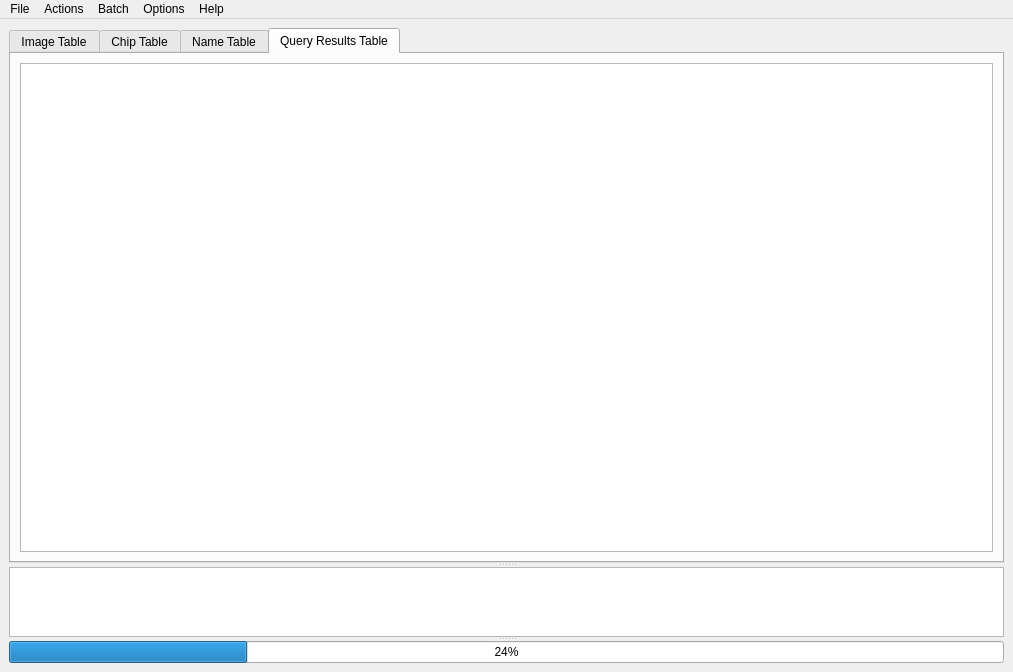
<?xml version="1.0" encoding="UTF-8"?>
<ui version="4.0">
 <class>mainSkel</class>
 <widget class="QMainWindow" name="mainSkel">
  <property name="geometry">
   <rect>
    <x>0</x>
    <y>0</y>
    <width>1013</width>
    <height>672</height>
   </rect>
  </property>
  <property name="windowTitle">
   <string>HotSpotter</string>
  </property>
  <property name="unifiedTitleAndToolBarOnMac">
   <bool>false</bool>
  </property>
  <widget class="QWidget" name="centralwidget">
   <layout class="QVBoxLayout" name="verticalLayout">
    <item>
     <widget class="QSplitter" name="splitter">
      <property name="orientation">
       <enum>Qt::Vertical</enum>
      </property>
      <widget class="QTabWidget" name="tablesTabWidget">
       <property name="sizePolicy">
        <sizepolicy hsizetype="Expanding" vsizetype="Expanding">
         <horstretch>0</horstretch>
         <verstretch>10</verstretch>
        </sizepolicy>
       </property>
       <property name="minimumSize">
        <size>
         <width>0</width>
         <height>0</height>
        </size>
       </property>
       <property name="currentIndex">
        <number>3</number>
       </property>
       <widget class="QWidget" name="image_view">
        <property name="minimumSize">
         <size>
          <width>445</width>
          <height>0</height>
         </size>
        </property>
        <attribute name="title">
         <string>Image Table</string>
        </attribute>
        <layout class="QGridLayout" name="gridLayout_3">
         <item row="0" column="0">
          <layout class="QVBoxLayout" name="verticalLayout_2">
           <item>
            <widget class="QTableWidget" name="gids_TBL">
             <property name="dragEnabled">
              <bool>false</bool>
             </property>
             <property name="sortingEnabled">
              <bool>true</bool>
             </property>
            </widget>
           </item>
          </layout>
         </item>
        </layout>
       </widget>
       <widget class="QWidget" name="chip_view">
        <attribute name="title">
         <string>Chip Table</string>
        </attribute>
        <layout class="QGridLayout" name="gridLayout_4">
         <item row="0" column="0">
          <layout class="QVBoxLayout" name="verticalLayout_3">
           <item>
            <widget class="QTableWidget" name="cids_TBL">
             <property name="sizePolicy">
              <sizepolicy hsizetype="Expanding" vsizetype="Expanding">
               <horstretch>0</horstretch>
               <verstretch>0</verstretch>
              </sizepolicy>
             </property>
             <property name="sortingEnabled">
              <bool>true</bool>
             </property>
            </widget>
           </item>
          </layout>
         </item>
        </layout>
       </widget>
       <widget class="QWidget" name="name_view">
        <attribute name="title">
         <string>Name Table</string>
        </attribute>
        <layout class="QGridLayout" name="gridLayout">
         <item row="0" column="0">
          <widget class="QTableWidget" name="nids_TBL"/>
         </item>
        </layout>
       </widget>
       <widget class="QWidget" name="result_view">
        <attribute name="title">
         <string>Query Results Table</string>
        </attribute>
        <layout class="QVBoxLayout" name="verticalLayout_5">
         <item>
          <layout class="QVBoxLayout" name="verticalLayout_4">
           <item>
            <widget class="QTableWidget" name="res_TBL">
             <property name="selectionMode">
              <enum>QAbstractItemView::ExtendedSelection</enum>
             </property>
             <property name="textElideMode">
              <enum>Qt::ElideLeft</enum>
             </property>
             <property name="sortingEnabled">
              <bool>true</bool>
             </property>
            </widget>
           </item>
          </layout>
         </item>
        </layout>
       </widget>
      </widget>
      <widget class="QTextEdit" name="outputEdit">
       <property name="sizePolicy">
        <sizepolicy hsizetype="Expanding" vsizetype="Expanding">
         <horstretch>0</horstretch>
         <verstretch>1</verstretch>
        </sizepolicy>
       </property>
       <property name="acceptRichText">
        <bool>false</bool>
       </property>
      </widget>
      <widget class="QProgressBar" name="progressBar">
       <property name="sizePolicy">
        <sizepolicy hsizetype="Expanding" vsizetype="Fixed">
         <horstretch>0</horstretch>
         <verstretch>1</verstretch>
        </sizepolicy>
       </property>
       <property name="value">
        <number>24</number>
       </property>
      </widget>
     </widget>
    </item>
   </layout>
  </widget>
  <widget class="QMenuBar" name="menubar">
   <property name="geometry">
    <rect>
     <x>0</x>
     <y>0</y>
     <width>1013</width>
     <height>21</height>
    </rect>
   </property>
   <property name="contextMenuPolicy">
    <enum>Qt::DefaultContextMenu</enum>
   </property>
   <property name="defaultUp">
    <bool>false</bool>
   </property>
   <property name="nativeMenuBar">
    <bool>false</bool>
   </property>
   <widget class="QMenu" name="menuFile">
    <property name="title">
     <string>File</string>
    </property>
    <addaction name="actionNew_Database"/>
    <addaction name="actionOpen_Database"/>
    <addaction name="separator"/>
    <addaction name="actionSave_Database"/>
    <addaction name="separator"/>
    <addaction name="actionImport_Img_file"/>
    <addaction name="actionImport_Img_dir"/>
    <addaction name="separator"/>
    <addaction name="actionQuit"/>
   </widget>
   <widget class="QMenu" name="menuOptions">
    <property name="title">
     <string>Options</string>
    </property>
    <addaction name="actionLayout_Figures"/>
    <addaction name="separator"/>
    <addaction name="actionPreferences"/>
   </widget>
   <widget class="QMenu" name="menuHelp">
    <property name="title">
     <string>Help</string>
    </property>
    <addaction name="actionAbout"/>
    <addaction name="actionView_Docs"/>
    <addaction name="separator"/>
    <addaction name="actionView_DBDir"/>
    <addaction name="actionView_Computed_Dir"/>
    <addaction name="actionView_Global_Dir"/>
    <addaction name="separator"/>
    <addaction name="actionWriteLogs"/>
    <addaction name="separator"/>
    <addaction name="actionDelete_Precomputed_Results"/>
    <addaction name="actionDelete_computed_directory"/>
    <addaction name="actionDelete_global_preferences"/>
    <addaction name="separator"/>
    <addaction name="actionDev_Mode_IPython"/>
    <addaction name="actionDeveloper_Reload"/>
   </widget>
   <widget class="QMenu" name="menuActions">
    <property name="title">
     <string>Actions</string>
    </property>
    <addaction name="actionAdd_Chip"/>
    <addaction name="actionNew_Chip_Property"/>
    <addaction name="separator"/>
    <addaction name="actionQuery"/>
    <addaction name="separator"/>
    <addaction name="actionReselect_ROI"/>
    <addaction name="actionReselect_Ori"/>
    <addaction name="separator"/>
    <addaction name="actionNext"/>
    <addaction name="separator"/>
    <addaction name="actionDelete_Chip"/>
    <addaction name="actionDelete_Image"/>
   </widget>
   <widget class="QMenu" name="menuBatch">
    <property name="title">
     <string>Batch</string>
    </property>
    <addaction name="actionPrecomputeChipsFeatures"/>
    <addaction name="actionPrecompute_Queries"/>
    <addaction name="separator"/>
    <addaction name="actionScale_all_ROIS"/>
    <addaction name="separator"/>
    <addaction name="actionConvert_all_images_into_chips"/>
   </widget>
   <addaction name="menuFile"/>
   <addaction name="menuActions"/>
   <addaction name="menuBatch"/>
   <addaction name="menuOptions"/>
   <addaction name="menuHelp"/>
  </widget>
  <action name="actionOpen_Database">
   <property name="text">
    <string>Open Database</string>
   </property>
   <property name="toolTip">
    <string>Opens a different database directory. </string>
   </property>
   <property name="shortcut">
    <string>Ctrl+O</string>
   </property>
   <property name="shortcutContext">
    <enum>Qt::ApplicationShortcut</enum>
   </property>
  </action>
  <action name="actionSave_Database">
   <property name="text">
    <string>Save Database</string>
   </property>
   <property name="iconText">
    <string>Save Database</string>
   </property>
   <property name="toolTip">
    <string>Saves the added images / chip properties / and changed names to the database csv tables.</string>
   </property>
   <property name="shortcut">
    <string>Ctrl+S</string>
   </property>
   <property name="shortcutContext">
    <enum>Qt::ApplicationShortcut</enum>
   </property>
  </action>
  <action name="actionImport_Img_file">
   <property name="text">
    <string>Import Images (select file(s))</string>
   </property>
   <property name="shortcut">
    <string>Ctrl+I</string>
   </property>
   <property name="shortcutContext">
    <enum>Qt::ApplicationShortcut</enum>
   </property>
  </action>
  <action name="actionOpen_Data_Directory">
   <property name="text">
    <string>View Data Directory</string>
   </property>
  </action>
  <action name="actionOpen_Source_Directory">
   <property name="text">
    <string>View Source Directory</string>
   </property>
  </action>
  <action name="actionUndockDisplay">
   <property name="text">
    <string>Undock Display</string>
   </property>
  </action>
  <action name="actionTogPlt">
   <property name="text">
    <string>Toggle PlotWidget</string>
   </property>
  </action>
  <action name="actionHelpCMD">
   <property name="text">
    <string>Command Line Help</string>
   </property>
  </action>
  <action name="actionHelpGUI">
   <property name="text">
    <string>GUI Help</string>
   </property>
  </action>
  <action name="actionAbout">
   <property name="enabled">
    <bool>false</bool>
   </property>
   <property name="text">
    <string>About</string>
   </property>
   <property name="shortcutContext">
    <enum>Qt::ApplicationShortcut</enum>
   </property>
  </action>
  <action name="actionHelpWorkflow">
   <property name="text">
    <string>Workflow Help</string>
   </property>
  </action>
  <action name="actionAdd_Chip">
   <property name="text">
    <string>Add Chip</string>
   </property>
   <property name="toolTip">
    <string>When adding a chip, you select an ROI in Image View. The ROI defines a new chip and it is added (but not saved) to the database.</string>
   </property>
   <property name="shortcut">
    <string>A</string>
   </property>
   <property name="shortcutContext">
    <enum>Qt::ApplicationShortcut</enum>
   </property>
  </action>
  <action name="actionReselect_ROI">
   <property name="text">
    <string>Reselect ROI</string>
   </property>
   <property name="toolTip">
    <string>Changes the ROI of a chip. Previously associated results and chip data are removed and recomputed. </string>
   </property>
   <property name="shortcut">
    <string>R</string>
   </property>
   <property name="shortcutContext">
    <enum>Qt::ApplicationShortcut</enum>
   </property>
  </action>
  <action name="actionNext">
   <property name="text">
    <string>Select Next</string>
   </property>
   <property name="toolTip">
    <string>Selects the next image or chip in the database. </string>
   </property>
   <property name="shortcut">
    <string>N</string>
   </property>
   <property name="shortcutContext">
    <enum>Qt::ApplicationShortcut</enum>
   </property>
  </action>
  <action name="actionDelete_Chip">
   <property name="text">
    <string>Delete Chip</string>
   </property>
   <property name="toolTip">
    <string>Removes a chip from the database. </string>
   </property>
   <property name="shortcut">
    <string>Ctrl+Del</string>
   </property>
   <property name="shortcutContext">
    <enum>Qt::ApplicationShortcut</enum>
   </property>
  </action>
  <action name="actionQuery">
   <property name="enabled">
    <bool>true</bool>
   </property>
   <property name="text">
    <string>Query</string>
   </property>
   <property name="toolTip">
    <string>Issues the currently selected chip as a query. The result table is then populated.</string>
   </property>
   <property name="shortcut">
    <string>Q</string>
   </property>
   <property name="shortcutContext">
    <enum>Qt::ApplicationShortcut</enum>
   </property>
  </action>
  <action name="actionPrev">
   <property name="text">
    <string>Prev</string>
   </property>
  </action>
  <action name="actionWriteLogs">
   <property name="enabled">
    <bool>false</bool>
   </property>
   <property name="text">
    <string>Write Logs</string>
   </property>
   <property name="shortcutContext">
    <enum>Qt::ApplicationShortcut</enum>
   </property>
  </action>
  <action name="actionOpen_Internal_Directory">
   <property name="text">
    <string>View Internal Directory</string>
   </property>
  </action>
  <action name="actionPreferences">
   <property name="text">
    <string>Edit Preferences</string>
   </property>
   <property name="toolTip">
    <string>Changes algorithm parameters and program behavior.</string>
   </property>
   <property name="shortcut">
    <string>Ctrl+P</string>
   </property>
   <property name="shortcutContext">
    <enum>Qt::ApplicationShortcut</enum>
   </property>
  </action>
  <action name="actionQuit">
   <property name="text">
    <string>Quit</string>
   </property>
   <property name="toolTip">
    <string>Exits the program</string>
   </property>
   <property name="shortcutContext">
    <enum>Qt::ApplicationShortcut</enum>
   </property>
  </action>
  <action name="actionConvertImage2Chip">
   <property name="enabled">
    <bool>true</bool>
   </property>
   <property name="text">
    <string>Convert All Images to Chips</string>
   </property>
  </action>
  <action name="actionBatch_Change_Name">
   <property name="text">
    <string>Batch Change Name</string>
   </property>
  </action>
  <action name="actionReselect_Ori">
   <property name="text">
    <string>Reselect Orientation</string>
   </property>
   <property name="toolTip">
    <string>Changes the orientation of a chip. Previously associated results and chip data are removed and recomputed. </string>
   </property>
   <property name="shortcut">
    <string>O</string>
   </property>
   <property name="shortcutContext">
    <enum>Qt::ApplicationShortcut</enum>
   </property>
  </action>
  <action name="actionAdd_Metadata_Property">
   <property name="text">
    <string>Add Chip Property</string>
   </property>
  </action>
  <action name="actionAutoassign">
   <property name="text">
    <string>Assign Matches Above Threshold</string>
   </property>
  </action>
  <action name="actionRankErrorExpt">
   <property name="text">
    <string>Rank Error Experiment</string>
   </property>
  </action>
  <action name="actionName_Consistency_Experiment">
   <property name="text">
    <string>Name Consistency</string>
   </property>
  </action>
  <action name="actionIncrease_ROI_Size">
   <property name="text">
    <string>Increase all ROI Sizes</string>
   </property>
  </action>
  <action name="actionView_Docs">
   <property name="enabled">
    <bool>false</bool>
   </property>
   <property name="text">
    <string>View Documentation</string>
   </property>
   <property name="shortcutContext">
    <enum>Qt::ApplicationShortcut</enum>
   </property>
  </action>
  <action name="actionAutoassign_2">
   <property name="text">
    <string>Auto-Assign Matches</string>
   </property>
  </action>
  <action name="actionNew_Database">
   <property name="text">
    <string>New Database</string>
   </property>
   <property name="toolTip">
    <string>Create a new folder to use as a database. </string>
   </property>
   <property name="shortcut">
    <string>Ctrl+N</string>
   </property>
   <property name="shortcutContext">
    <enum>Qt::ApplicationShortcut</enum>
   </property>
  </action>
  <action name="actionImport_Img_dir">
   <property name="text">
    <string>Import Images (select directory)</string>
   </property>
   <property name="shortcutContext">
    <enum>Qt::ApplicationShortcut</enum>
   </property>
  </action>
  <action name="actionPrecompute_Queries">
   <property name="text">
    <string>Precompute Queries</string>
   </property>
   <property name="toolTip">
    <string>This might take anywhere from a coffee break to an overnight  procedure depending on how many ROIs you've made. It queries each chip and saves the result which allows multiple queries to be rapidly inspected later. </string>
   </property>
   <property name="shortcutContext">
    <enum>Qt::ApplicationShortcut</enum>
   </property>
  </action>
  <action name="actionPrecomputeChipsFeatures">
   <property name="text">
    <string>Precompute Chips/Features</string>
   </property>
   <property name="toolTip">
    <string>Extracts all chips from images, and computes features. This loads the data into memory and reduces waiting time between selecting chips and images.</string>
   </property>
   <property name="shortcut">
    <string>Ctrl+Return</string>
   </property>
   <property name="shortcutContext">
    <enum>Qt::ApplicationShortcut</enum>
   </property>
  </action>
  <action name="actionView_DBDir">
   <property name="text">
    <string>View Database Dir</string>
   </property>
   <property name="toolTip">
    <string>Opens the database folder in your operating system's native file browser (explorer/finder/nautilus)</string>
   </property>
   <property name="shortcutContext">
    <enum>Qt::ApplicationShortcut</enum>
   </property>
  </action>
  <action name="actionScale_all_ROIS">
   <property name="enabled">
    <bool>false</bool>
   </property>
   <property name="text">
    <string>Scale all ROIs</string>
   </property>
   <property name="toolTip">
    <string>Changes the size of every ROI in the database. </string>
   </property>
   <property name="shortcutContext">
    <enum>Qt::ApplicationShortcut</enum>
   </property>
  </action>
  <action name="actionConvert_all_images_into_chips">
   <property name="enabled">
    <bool>false</bool>
   </property>
   <property name="text">
    <string>Convert all images into chips</string>
   </property>
   <property name="toolTip">
    <string>Every image without a chip has an ROI added to it spanning the entire image.</string>
   </property>
   <property name="shortcutContext">
    <enum>Qt::ApplicationShortcut</enum>
   </property>
  </action>
  <action name="actionNew_Chip_Property">
   <property name="text">
    <string>New Chip Property</string>
   </property>
   <property name="toolTip">
    <string>Creates a new column in the chip table for user properties.</string>
   </property>
   <property name="shortcutContext">
    <enum>Qt::ApplicationShortcut</enum>
   </property>
  </action>
  <action name="actionDelete_computed_directory">
   <property name="text">
    <string>Delete Computed Directory</string>
   </property>
   <property name="toolTip">
    <string>Deletes all precomputations (not your ROIs or properties though) and lets all data be recomputed and reloaded. This puts your database in a cleaner state. </string>
   </property>
   <property name="shortcutContext">
    <enum>Qt::ApplicationShortcut</enum>
   </property>
  </action>
  <action name="actionDelete_global_preferences">
   <property name="text">
    <string>Delete Global Preferences</string>
   </property>
   <property name="toolTip">
    <string>This deletes global preferences like the previously opened database, your work directory, and defaults algorithm preferences. Use if HotSpotter crashes on loading a database. </string>
   </property>
   <property name="shortcutContext">
    <enum>Qt::ApplicationShortcut</enum>
   </property>
  </action>
  <action name="actionView_Computed_Dir">
   <property name="text">
    <string>View Computed Dir</string>
   </property>
   <property name="toolTip">
    <string>Opens the directory where all precomputed chips, query results, and features are stored. </string>
   </property>
   <property name="shortcutContext">
    <enum>Qt::ApplicationShortcut</enum>
   </property>
  </action>
  <action name="actionView_Global_Dir">
   <property name="text">
    <string>View Global Dir</string>
   </property>
   <property name="toolTip">
    <string>This is youre ~/.hotspotter folder, which stores non-database-specific preferences.</string>
   </property>
   <property name="shortcutContext">
    <enum>Qt::ApplicationShortcut</enum>
   </property>
  </action>
  <action name="actionLayout_Figures">
   <property name="text">
    <string>Layout Figures</string>
   </property>
   <property name="toolTip">
    <string>Organizes windows in a grid</string>
   </property>
   <property name="shortcut">
    <string>Ctrl+L</string>
   </property>
   <property name="shortcutContext">
    <enum>Qt::ApplicationShortcut</enum>
   </property>
  </action>
  <action name="actionDev_Mode_IPython">
   <property name="text">
    <string>Developer Mode (IPython)</string>
   </property>
   <property name="toolTip">
    <string>This allows IPython interaction in the terminal and disables GUI interaction until the &quot;exit&quot; command is entered in IPython. </string>
   </property>
   <property name="shortcut">
    <string>Ctrl+Alt+Shift+D</string>
   </property>
   <property name="shortcutContext">
    <enum>Qt::ApplicationShortcut</enum>
   </property>
  </action>
  <action name="actionDelete_Precomputed_Results">
   <property name="text">
    <string>Delete Cached Query Results</string>
   </property>
   <property name="toolTip">
    <string>Removes all precomputed results. Use if you expect that your results may be corrupted.</string>
   </property>
  </action>
  <action name="actionDeveloper_Reload">
   <property name="text">
    <string>Developer Reload</string>
   </property>
   <property name="shortcut">
    <string>Ctrl+Shift+R</string>
   </property>
   <property name="shortcutContext">
    <enum>Qt::ApplicationShortcut</enum>
   </property>
  </action>
  <action name="actionDelete_Image">
   <property name="text">
    <string>Trash Image</string>
   </property>
   <property name="shortcut">
    <string>Ctrl+Shift+Del</string>
   </property>
   <property name="shortcutContext">
    <enum>Qt::ApplicationShortcut</enum>
   </property>
  </action>
 </widget>
 <resources/>
 <connections/>
</ui>
